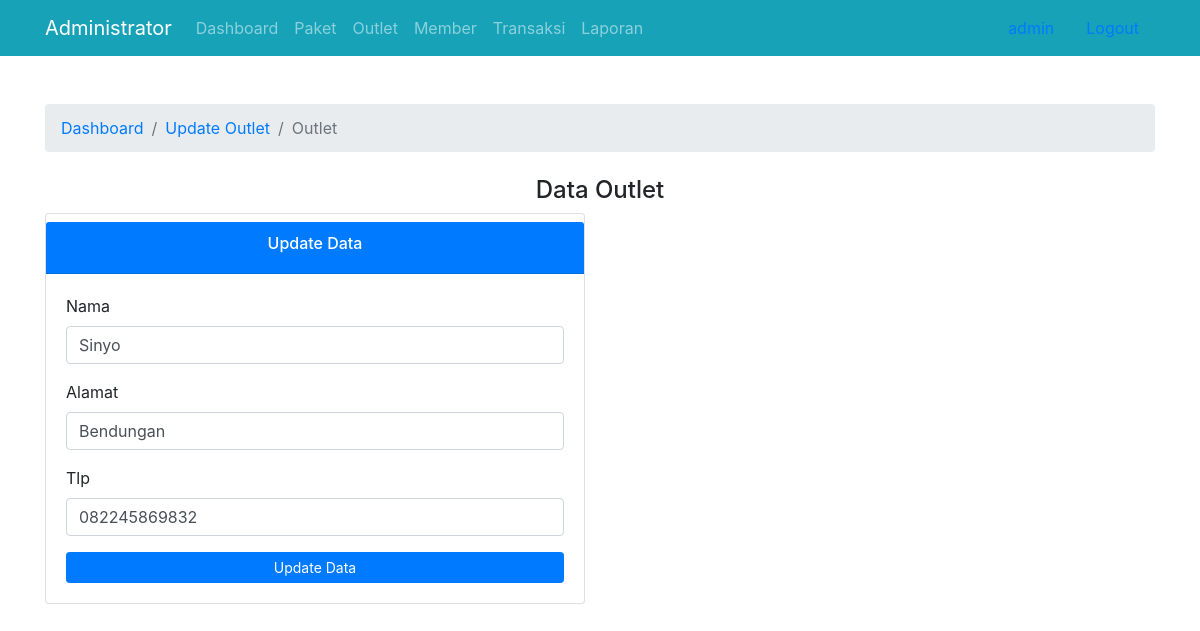
Screenshot of /admin/updateOutlet.php?id=1 (signed in) with the database file from the repository.
### tables this page shows
CREATE TABLE `tb_outlet` (
  `id` int(11) NOT NULL,
  `nama` varchar(100) NOT NULL,
  `alamat` text NOT NULL,
  `tlp` varchar(15) NOT NULL
);

### config/functions.php (called while the page is built, shortened)
<?php
require_once 'database.php';
function query($query){
	global $conn;
	$result = mysqli_query($conn,$query);
	$rows = [];
	while ($row = mysqli_fetch_assoc($result)) {
		$rows[] = $row;
	}
	return $rows;
}

### admin/updateOutlet.php (the view, shortened to what this page needs)
<?php
require_once '../config/functions.php';
require_once 'templates/header.php';
$id = $_GET["id"];
$outlet = query("SELECT * FROM tb_outlet WHERE id = '$id'")[0];
?>
<div class="container mt-5">
	<div class="row">
		<div class="col-md-12">
			<nav aria-label="breadcrumb">
				<ol class="breadcrumb">
					<li class="breadcrumb-item"><a href="">Dashboard</a></li>
					<li class="breadcrumb-item"><a href="">Update Outlet</a></li>
					<li class="breadcrumb-item active">Outlet</li>
				</ol>
			</nav>
		</div>
	</div>
</div>
<div class="container">
	<div class="row">
		<div class="col-md-12 mt-2">
			<h4 class="text-center">Data Outlet</h4>
		</div>
		<div class="col-md-6">
			<div class="card">
				<div class="card-header bg-primary text-white text-center mt-2">
					<h6>Update Data</h6>
				</div>
				<div class="card-body">
					<form method="post" action="" autocomplete="off">
						<div class="form-group">
							<label>Nama</label>
							<input type="text" value="<?php echo $outlet["nama"]; ?>" name="nama" class="form-control">
						</div>
						<div class="form-group">
							<label>Alamat</label>
							<input type="text" value="<?php echo $outlet["alamat"]; ?>" name="alamat" class="form-control">
						</div>
						<div class="form-group">
							<label>Tlp</label>
							<input type="text" value="<?php echo $outlet["tlp"]; ?>" name="tlp" class="form-control">
						</div>
						<button class="btn btn-primary btn-block btn-sm" type="submit" name="submit">Update Data</button>
					</form>
				</div>
			</div>
		</div>
	</div>
</div>

### rows the page displays
tb_outlet: nama "Sinyo", alamat "Bendungan", tlp "082245869832"

### other values shown
$_SESSION["user"]['username'] "admin"
